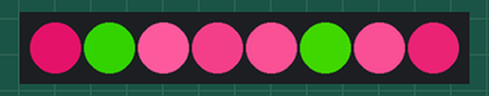
Recording of a sketch running on a simulated ATtiny85, built with avr-gcc and run on an emulated ATtiny85. On the bench: 8 RGB LEDs in strip order, left to right. Random numbers use the default seed unless the sketch sets one.

Above: at 0.25 s.
At 2.65 s:
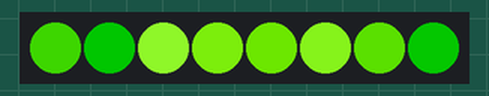
At 8.66 s:
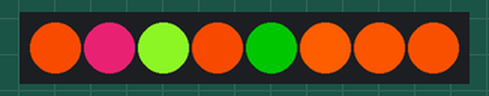
At 19.58 s:
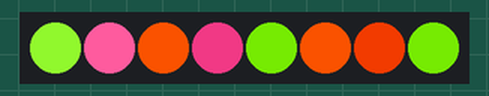
At 29.94 s:
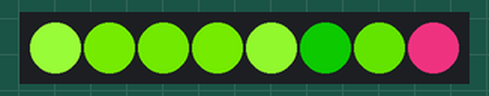
At 39.92 s:
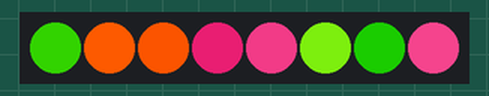
Timing chart, 0 to 40.0 s (numbered marks = the images above):
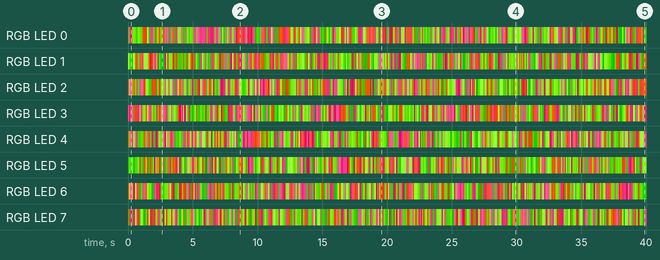

The sketch:

LPD8806_Fire.ino
```cpp
#include "LPD8806.h"
#ifdef __AVR_ATtiny85__
  #include <avr/power.h>
#endif

// LPD8806-based RGB LED Modules in a strip

/*****************************************************************************/

// Number of RGB LEDs in strand:
int nLEDs = 8;

// Chose 2 pins for output; can be any valid output pins:
int dataPin  = 2;
int clockPin = 3;

// First parameter is the number of LEDs in the strand.  The LED strips
// are 32 LEDs per meter but you can extend or cut the strip.  Next two
// parameters are SPI data and clock pins:
LPD8806 strip = LPD8806(nLEDs, dataPin, clockPin);

// the setup routine runs once when you press reset:
void setup() {
#if defined(__AVR_ATtiny85__) && (F_CPU == 16000000L)
  clock_prescale_set(clock_div_1); // Enable 16 MHz on Trinket
#endif

  // Start up the LED strip
  strip.begin();
  // Update the strip, to start they are all 'off'
  strip.show();
}

// the loop routine runs over and over again forever:
void loop() {
  int r = 255;
  int g = r - 80;
  int b = 80;

  for(int x = 0; x < nLEDs; x++)
  {
    int flicker = random(0,150);
    int rFlicker = r - flicker;
    int gFlicker = g - flicker;
    int bFlicker = b - flicker;
    if (rFlicker < 0) rFlicker = 0;
    if (gFlicker < 0) gFlicker = 0;
    if (bFlicker < 0) bFlicker = 0;
    strip.setPixelColor(x, rFlicker, gFlicker, bFlicker);
  }
  strip.show();
  delay(random(50,150));
}
```
